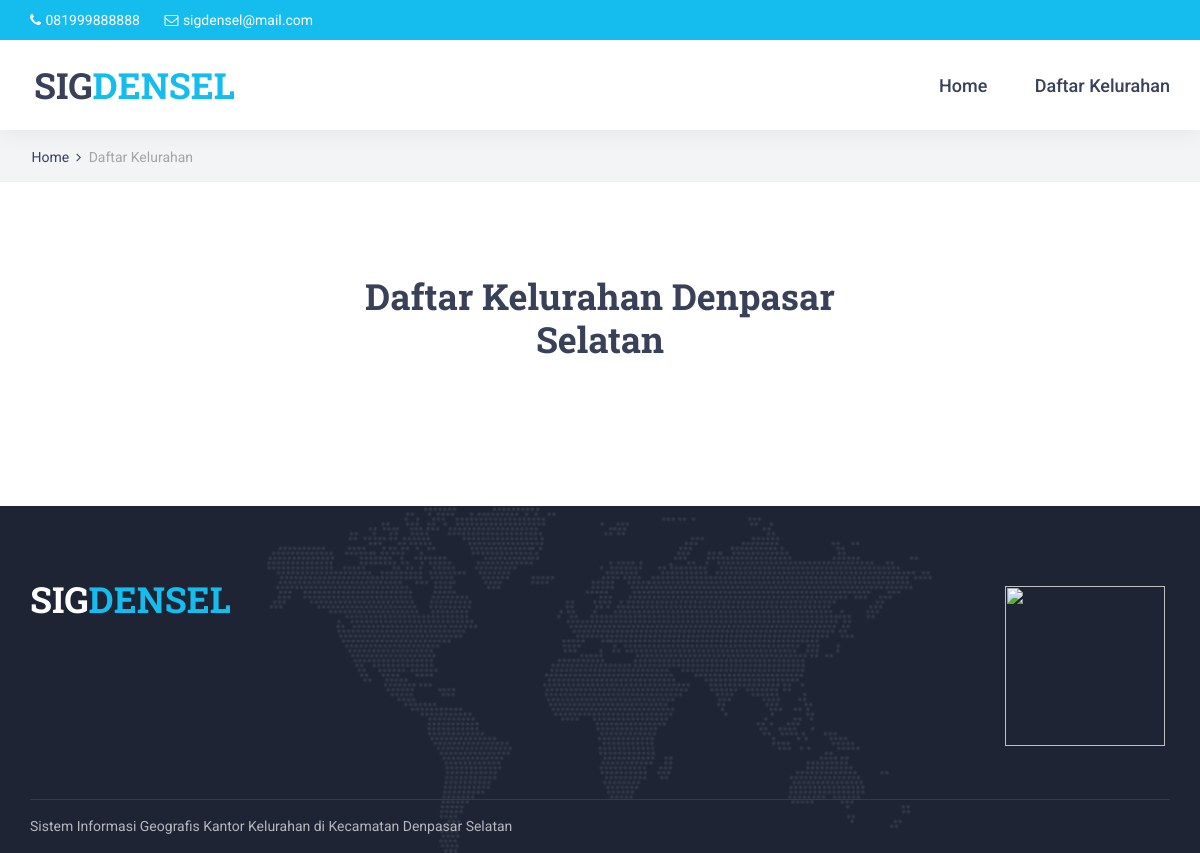
The page /daftar-kelurahan.php on the database as committed earlier.
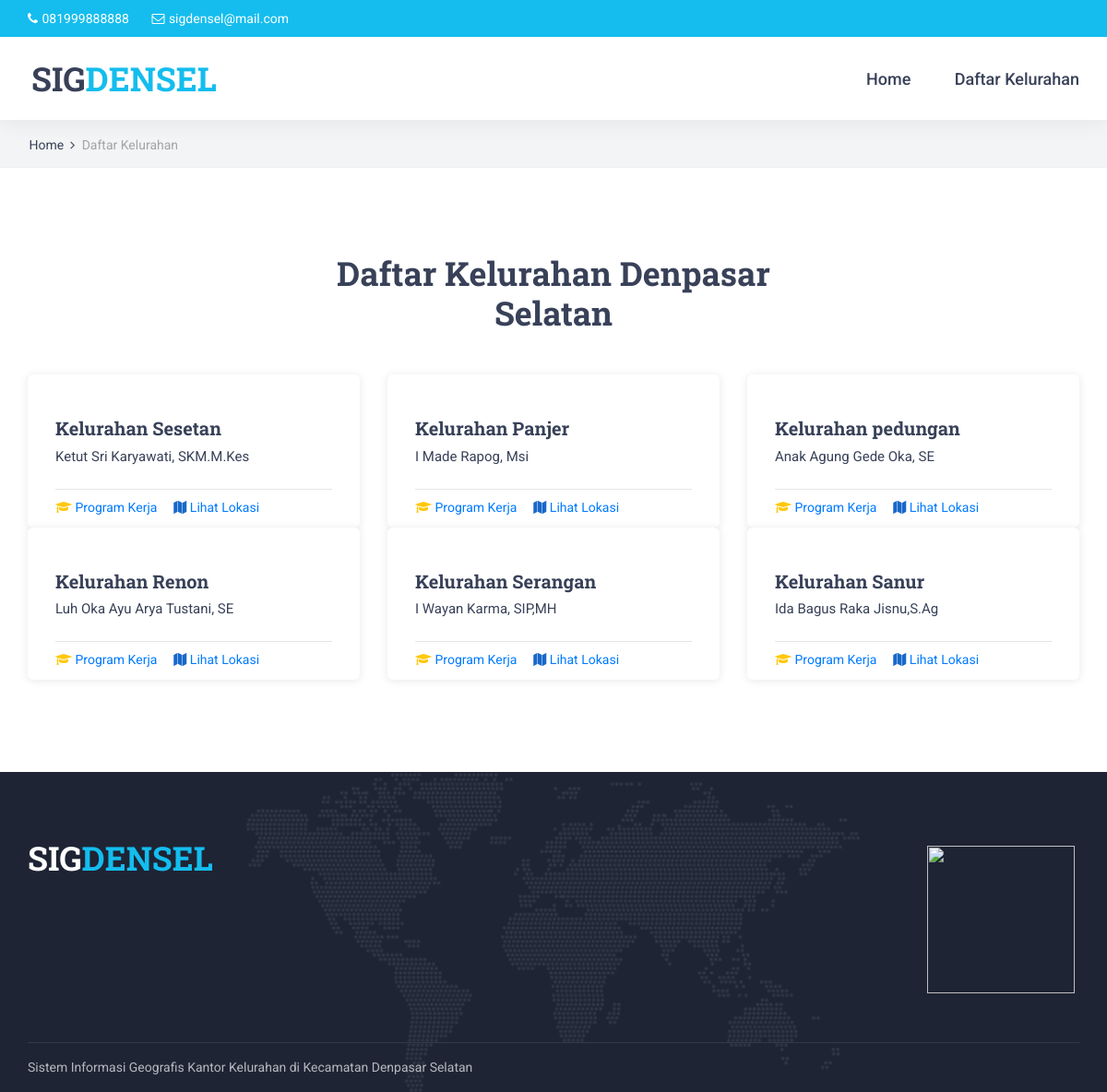
The same page on the database as committed later.
### tables this page shows
CREATE TABLE `lokasi` (
  `id_lokasi` int(11) NOT NULL,
  `id_kelurahan` int(11) NOT NULL,
  `id_operator` int(11) NOT NULL,
  `data_lokasi` text NOT NULL,
  `alamat` text NOT NULL,
  `foto` varchar(199) NOT NULL,
  `latitude` varchar(199) NOT NULL,
  `longtitude` varchar(199) NOT NULL
);

CREATE TABLE `kelurahan` (
  `id_kelurahan` int(11) NOT NULL,
  `nama_kelurahan` varchar(199) NOT NULL,
  `nama_lurah` varchar(199) NOT NULL
);

### daftar-kelurahan.php (the view, shortened to what this page needs)
<!DOCTYPE html>
<html lang="en">
<head>
<?php include 'asset/top-script.php'; ?>
</head>
<body>
<div class="super_container">
	<header class="header">
    <?php include 'top-bar.php'; ?>
		<?php include 'navigation.php'; ?>
	</header>
	<div class="home">
		<div class="breadcrumbs_container">
			<div class="container">
				<div class="row">
					<div class="col">
						<div class="breadcrumbs">
							<ul>
								<li><a href="index.php">Home</a></li>
								<li>Daftar Kelurahan</li>
							</ul>
						</div>
					</div>
				</div>
			</div>
		</div>
	</div>
  <div class="courses">
		<div class="container">
      <div class="row">
				<div class="col">
					<div class="section_title_container text-center">
						<h2 class="section_title">Daftar Kelurahan Denpasar Selatan</h2>
					</div>
				</div>
			</div>
			<div class="row">
				<div class="col-lg-12">
					<div class="courses_container">
						<div class="row courses_row">
              <?php
                include 'operator/koneksi.php';
                $query_lokasi = mysqli_query($koneksi,
                "SELECT * FROM lokasi
                JOIN kelurahan ON kelurahan.id_kelurahan = lokasi.id_kelurahan
                JOIN operator ON operator.id_operator = lokasi.id_operator");
                while ($row_lokasi = mysqli_fetch_assoc($query_lokasi)) {
              ?>
							<div class="col-lg-4 course_col">
								<div class="course">
									<div class="course_image"><img src="operator/foto/<?= $row_lokasi['foto'];?>" alt=""></div>
									<div class="course_body">
										<h3 class="course_title"><a href="<?= $row_lokasi['data_lokasi'];?>" target="_blank"><?= $row_lokasi['nama_kelurahan'];?></a></h3>
										<div class="course_teacher"><?= $row_lokasi['nama_lurah']; ?></div>
									</div>
									<div class="course_footer">
										<div class="course_footer_content d-flex flex-row align-items-center justify-content-start">
											<div class="course_info">
												<i class="fa fa-graduation-cap" aria-hidden="true"></i>
												<a href="program-kerja.php?id_kelurahan=<?= $row_lokasi['id_kelurahan'];?>" class="padding-left">Program Kerja</a>
											</div>
											<div class="course_info">
												<i class="fa fa-map" aria-hidden="true" style="color: #1868c9"></i>
                        <a href="lokasi_detail.php?id_kelurahan=<?= $row_lokasi['id_kelurahan'];?>">Lihat Lokasi</a>
                      </div>
										</div>
									</div>
								</div>
							</div>
              <?php } ?>
						</div>
					</div>
				</div>
			</div>
		</div>
	</div>
	<?php include 'footer.php'; ?>
</div>
</body>
</html>

Rows that differ between the two databases and show on the page:
added lokasi: id_kelurahan.nama_kelurahan "Kelurahan Sesetan", id_kelurahan.nama_lurah "Ketut Sri Karyawati, SKM.M.Kes"
added lokasi: id_kelurahan.nama_kelurahan "Kelurahan Panjer", id_kelurahan.nama_lurah "I Made Rapog, Msi"
added lokasi: id_kelurahan.nama_kelurahan "Kelurahan pedungan", id_kelurahan.nama_lurah "Anak Agung Gede Oka, SE"
added lokasi: id_kelurahan.nama_kelurahan "Kelurahan Renon", id_kelurahan.nama_lurah "Luh Oka Ayu Arya Tustani, SE"
added lokasi: id_kelurahan.nama_kelurahan "Kelurahan Serangan", id_kelurahan.nama_lurah "I Wayan Karma, SIP,MH"
added lokasi: id_kelurahan.nama_kelurahan "Kelurahan Sanur", id_kelurahan.nama_lurah "Ida Bagus Raka Jisnu,S.Ag"
